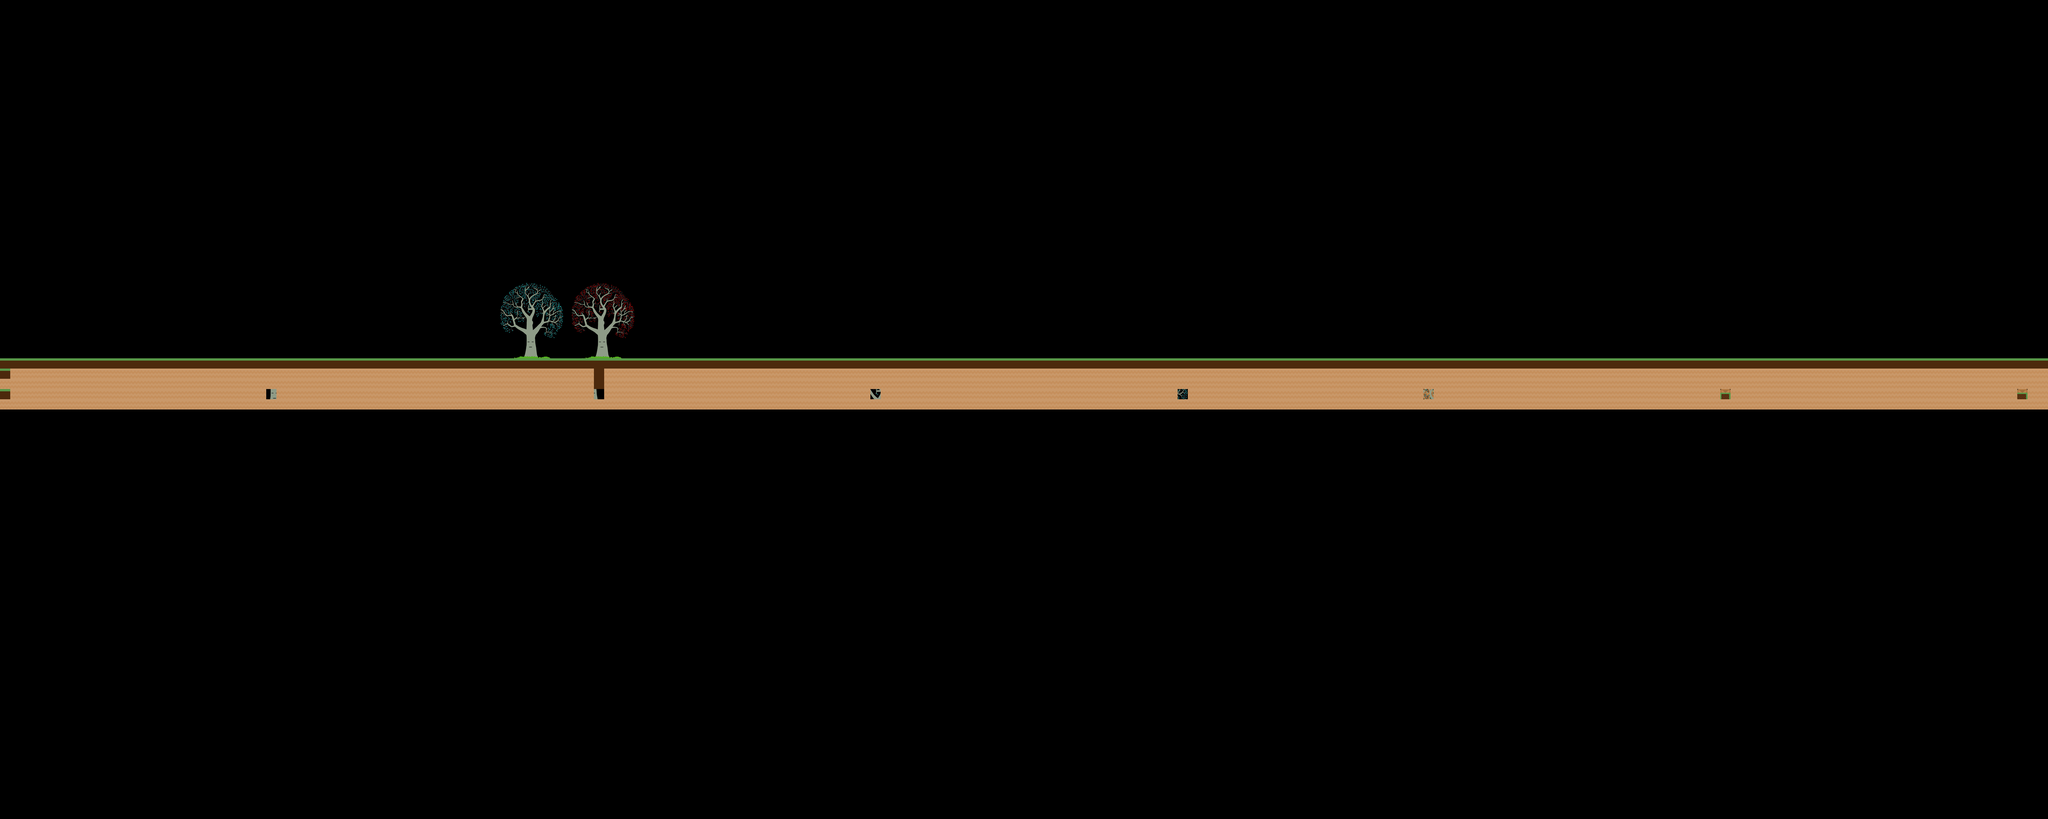

Tiled map render using the project's own tile images. Description and the map definition, with tile-layer contents summarised, below:
An orthogonal 200x80 tile map with 32x32 px tiles, 3 tile layers (Golgota_1, Odihna_1, main), 2 tilesets.

<map version="1.0" orientation="orthogonal" renderorder="right-down" width="200" height="80" tilewidth="32" tileheight="32" nextobjectid="1">
 <tileset firstgid="1" name="tileset" tilewidth="32" tileheight="32" tilecount="200" columns="20">
  <image source="../tileset.png" trans="ff00ff" width="640" height="320" />
  <tile id="21">
   <properties>
    <property name="bodyType" value="static" />
    <property name="physics:enabled" value="true" />
   </properties>
  </tile>
  <tile id="61">
   <properties>
    <property name="name" value="ground" />
    <property name="physics" value="true" />
    <property name="solid" value="true" />
   </properties>
  </tile>
 </tileset>
 <tileset firstgid="201" name="tilesettest" tilewidth="32" tileheight="32" tilecount="28" columns="7">
  <image source="../tilesettest.png" trans="ff00ff" width="224" height="128" />
 </tileset>
 <layer name="Golgota_1" width="200" height="80">
  <data>[16000 cells, 4377 non-empty, 3 distinct tile ids]</data>
 </layer>
 <layer name="Odihna_1" width="200" height="80">
  <data>[16000 cells, 1120 non-empty, 119 distinct tile ids]</data>
 </layer>
 <layer name="main" width="200" height="80">
  <data>[16000 cells, 4000 non-empty, 1 distinct tile ids]</data>
 </layer>
</map>
